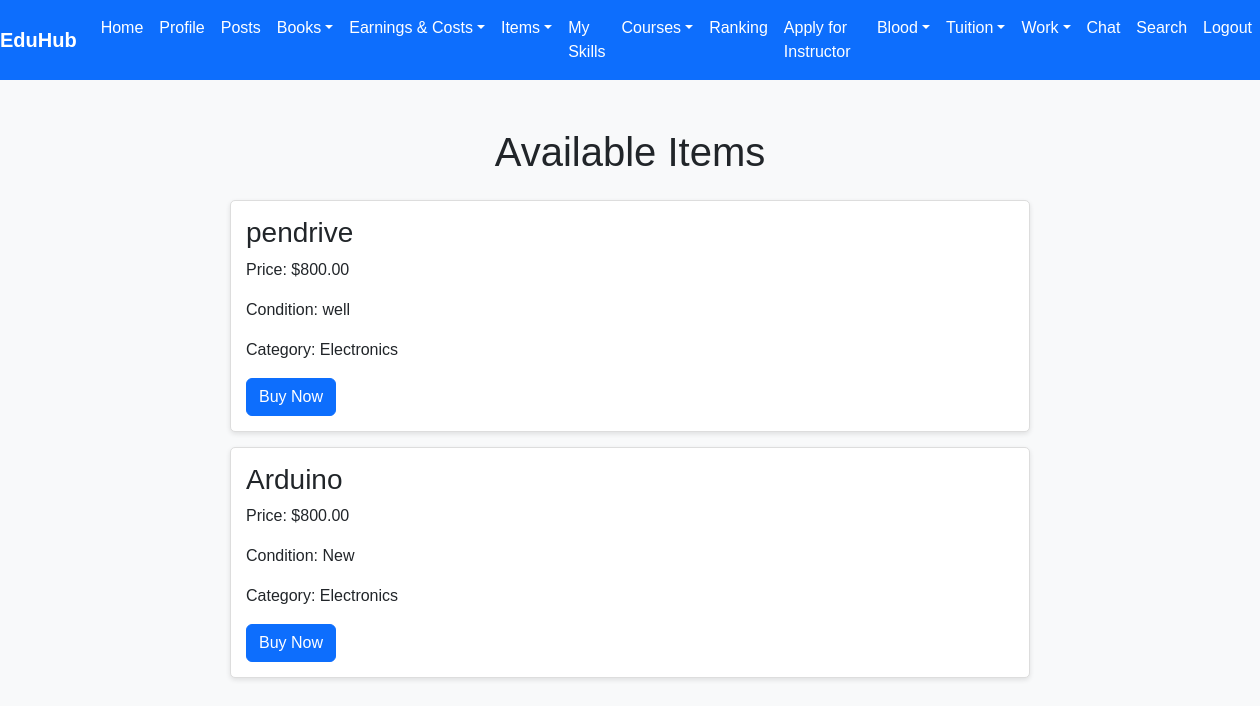
The page /buy_items.php (signed in) on the database its author committed.
### tables this page shows
CREATE TABLE `items` (
  `item_id` int(11) NOT NULL,
  `student_id` int(11) DEFAULT NULL,
  `title` varchar(255) DEFAULT NULL,
  `author_or_brand` varchar(100) DEFAULT NULL,
  `price` decimal(10,2) DEFAULT NULL,
  `conditions` varchar(50) DEFAULT NULL,
  `category` enum('Electronics','Study Materials','Computer Components') DEFAULT NULL,
  `pdf_link_or_image` varchar(255) DEFAULT NULL,
  `status` enum('pending','approved','rejected') DEFAULT 'pending',
  `created_at` timestamp NOT NULL DEFAULT current_timestamp(),
  `issold` enum('yes','no') NOT NULL DEFAULT 'no'
);

### buy_items.php (the view, shortened to what this page needs)
<?php
$logged_in_user_id = $_SESSION['student_id'];
include('db_connect.php');
$sql = "SELECT * FROM items WHERE status = 'approved' AND student_id != '$logged_in_user_id' AND issold = 'no'";
$result = $conn->query($sql);
?>
<!DOCTYPE html>
<html lang="en">
<head>
    <link href="https://stackpath.bootstrapcdn.com/bootstrap/4.5.2/css/bootstrap.min.css" rel="stylesheet">
</head>
<body>
<?php include 'navbar.php'; ?>
<div class="container mt-5">
    <h1 class="mb-4 text-center">Available Items</h1>
    <div class="item-list">
        <?php
        if ($result->num_rows > 0) {
            while ($row = $result->fetch_assoc()) {
                echo "<div class='item-card'>";
                echo "<h3>" . htmlspecialchars($row['title']) . "</h3>";
                echo "<p>Price: $" . htmlspecialchars($row['price']) . "</p>";
                echo "<p>Condition: " . htmlspecialchars($row['conditions']) . "</p>";
                echo "<p>Category: " . htmlspecialchars($row['category']) . "</p>";
                $seller_id = $row['student_id'];
                echo "<form method='POST' action=''>
                        <input type='hidden' name='item_id' value='" . htmlspecialchars($row['item_id']) . "'>
                        <input type='hidden' name='buyer_id' value='" . htmlspecialchars($logged_in_user_id) . "'>
                        <input type='hidden' name='seller_id' value='" . htmlspecialchars($seller_id) . "'>
                        <input type='hidden' name='amount' value='" . htmlspecialchars($row['price']) . "'>
                        <button type='submit' name='buy' class='btn btn-primary'>Buy Now</button>
                      </form>";
                echo "</div>";
            }
        } else {
            echo "<p>No items available at the moment.</p>";
        }
        ?>
    </div>
</div>
</body>
</html>

### buy_items.php (style rules this page uses)
body { font-family: Arial, sans-serif; background-color: #f8f9fa; }
.item-list { margin: 20px auto; max-width: 800px; }
.item-card { border: 1px solid #ddd; border-radius: 5px; padding: 15px; margin-bottom: 15px; background-color: #ffffff; box-shadow: 0 2px 5px rgba(0,0,0,0.1); transition: transform 0.2s; }

### navbar.php (style rules this page uses)
body { font-family: Arial, sans-serif; background-color: #f8f9fa; }

### rows shown on the page
items: title "pendrive", price "800.00", conditions "well", category "Electronics"
items: title "Arduino", price "800.00", conditions "New", category "Electronics"
